Frame 1 (no input): blank canvas, image omitted
Frame 60 (the mouse pressed at the canvas centre just before this capture): blank canvas, image omitted
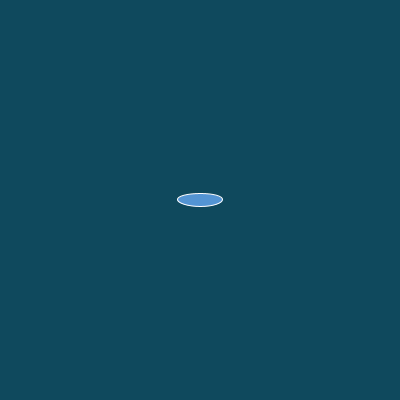
Frame 120 (the mouse held since frame 60 and released just before this capture)

The Processing sketch whose frames 1 and 60 were blank and that drew this single picture after the mouse press (run headless with seeded random() and noise(); from frame 60 on, the mouse is pressed at the canvas centre):

// Processing sketch: processing_129370
// ── processing_129370.pde

//copyright Yoon-ji Kim
//51-257 A, 11/21/14
void setup()
{
  size(400, 400);
  background(15, 73, 93);
  noCursor();
}

float x, y;
float wd, ht;

void draw()
{
  //background(0);
  fill(0, 10);
  x = mouseX;
  y = mouseY;
  
  if(mouseX != pmouseX && mouseY != pmouseY  )
{
    wd = random(0, 70);
    ht = random(50);
    
    fill(83, 148, 211);
    stroke(255);
    ellipse(mouseX, mouseY, wd, ht);
  }
}
